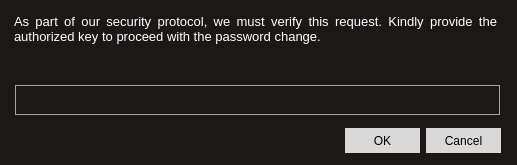
<?xml version="1.0" encoding="UTF-8"?>
<ui version="4.0">
 <class>Dialog</class>
 <widget class="QDialog" name="Dialog">
  <property name="geometry">
   <rect>
    <x>0</x>
    <y>0</y>
    <width>517</width>
    <height>165</height>
   </rect>
  </property>
  <property name="windowTitle">
   <string>Dialog</string>
  </property>
  <property name="styleSheet">
   <string notr="true">background-color: #1c1817;
border-radius: 0;</string>
  </property>
  <widget class="QDialogButtonBox" name="buttonBox">
   <property name="geometry">
    <rect>
     <x>200</x>
     <y>125</y>
     <width>301</width>
     <height>32</height>
    </rect>
   </property>
   <property name="styleSheet">
    <string notr="true">background-color: #d9d9d9;
width: 75px;
height: 25px;</string>
   </property>
   <property name="orientation">
    <enum>Qt::Horizontal</enum>
   </property>
   <property name="standardButtons">
    <set>QDialogButtonBox::Cancel|QDialogButtonBox::Ok</set>
   </property>
  </widget>
  <widget class="QTextEdit" name="textEdit">
   <property name="geometry">
    <rect>
     <x>10</x>
     <y>10</y>
     <width>491</width>
     <height>71</height>
    </rect>
   </property>
   <property name="styleSheet">
    <string notr="true">font-family: 'Helvetica';
font-size: 12px;</string>
   </property>
   <property name="html">
    <string>&lt;!DOCTYPE HTML PUBLIC &quot;-//W3C//DTD HTML 4.0//EN&quot; &quot;http://www.w3.org/TR/REC-html40/strict.dtd&quot;&gt;
&lt;html&gt;&lt;head&gt;&lt;meta name=&quot;qrichtext&quot; content=&quot;1&quot; /&gt;&lt;style type=&quot;text/css&quot;&gt;
p, li { white-space: pre-wrap; }
&lt;/style&gt;&lt;/head&gt;&lt;body style=&quot; font-family:'Helvetica'; font-size:12px; font-weight:400; font-style:normal;&quot;&gt;
&lt;p align=&quot;justify&quot; style=&quot; margin-top:0px; margin-bottom:0px; margin-left:0px; margin-right:0px; -qt-block-indent:0; text-indent:0px;&quot;&gt;&lt;span style=&quot; font-family:'MS Shell Dlg 2'; font-size:10pt; color:#ffffff;&quot;&gt;As part of our security protocol, we must verify this request. Kindly provide the authorized key to proceed with the password change.&lt;/span&gt;&lt;/p&gt;&lt;/body&gt;&lt;/html&gt;</string>
   </property>
  </widget>
  <widget class="QLineEdit" name="key_line">
   <property name="geometry">
    <rect>
     <x>15</x>
     <y>85</y>
     <width>485</width>
     <height>30</height>
    </rect>
   </property>
   <property name="styleSheet">
    <string notr="true">border: 1px solid #a6a6a6;
font-family: 'Inter 24pt ExtraBold';
font-size: 10pt;
color: white;
padding-left: 10px;
padding-right: 10px;</string>
   </property>
   <property name="echoMode">
    <enum>QLineEdit::Password</enum>
   </property>
  </widget>
 </widget>
 <resources/>
 <connections>
  <connection>
   <sender>buttonBox</sender>
   <signal>accepted()</signal>
   <receiver>Dialog</receiver>
   <slot>accept()</slot>
   <hints>
    <hint type="sourcelabel">
     <x>248</x>
     <y>254</y>
    </hint>
    <hint type="destinationlabel">
     <x>157</x>
     <y>274</y>
    </hint>
   </hints>
  </connection>
  <connection>
   <sender>buttonBox</sender>
   <signal>rejected()</signal>
   <receiver>Dialog</receiver>
   <slot>reject()</slot>
   <hints>
    <hint type="sourcelabel">
     <x>316</x>
     <y>260</y>
    </hint>
    <hint type="destinationlabel">
     <x>286</x>
     <y>274</y>
    </hint>
   </hints>
  </connection>
 </connections>
</ui>
